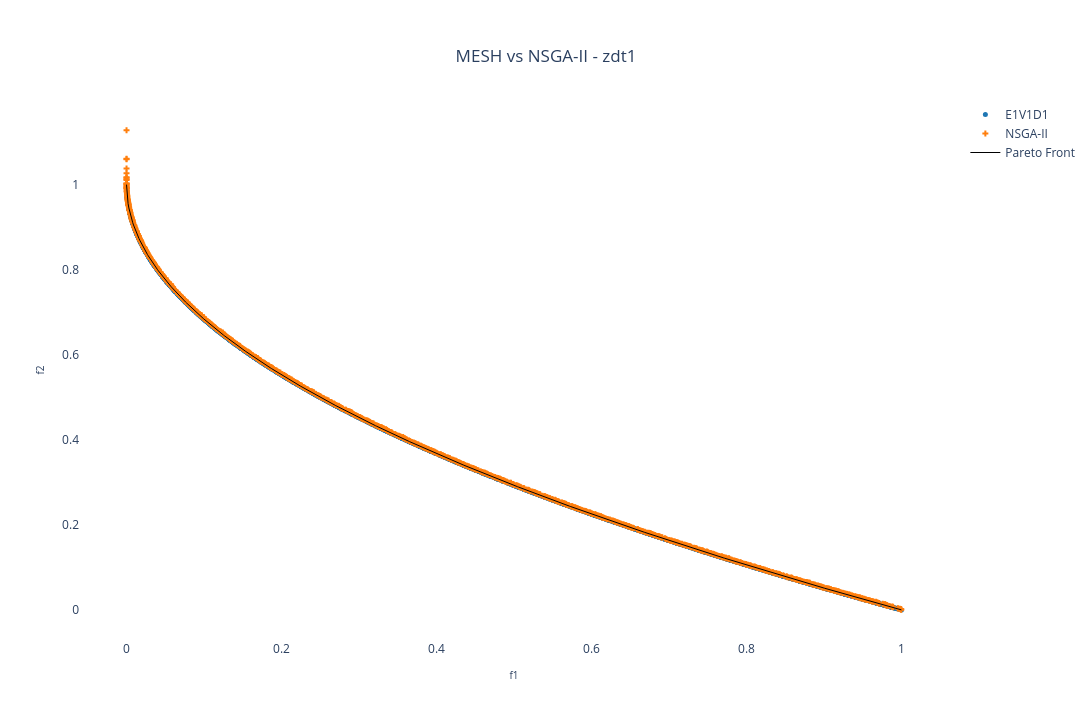

This figure's notebook cell:
### Markdown cell above
### MESH vs Pymoo 2D:

### Code cell
nsga2_result = pickle.load(open(f'../result/NSGA2_{experiment_name}.pkl', 'rb'))

# Creating a subplot
fig = go.Figure()

add_MESH = True
if(add_MESH):
    for i in range(num_dataset):
        fig.add_trace(pareto_front[i])

fig.add_trace(go.Scatter(x=nsga2_result['combined'][1][:,0], 
               y=nsga2_result['combined'][1][:,1],
               mode='markers', marker=dict(size=5, symbol=marker_symbols[(num_dataset + 1) % num_symbols], color=solid_colors[-1]),
               name="NSGA-II")
               )

# Plotting the Pareto front
real_pareto_front = get_pareto(experiment_name, n_pareto_points, position_dim, 2)
fig.add_trace(
	go.Scatter(x=real_pareto_front[:,0],
		y=real_pareto_front[:,1],
		mode='lines', line=dict(width=1, color='black'),
		name='Pareto Front',
		showlegend=(i==0)
		)
	)

# Setting layout
fig.update_layout(
    showlegend=True,
    xaxis=dict(title=dict(text='f1', font=dict(size=10))),
    yaxis=dict(title=dict(text='f2', font=dict(size=10))),
    title=dict(
        text='MESH vs NSGA-II - ' + experiment_name,
        x=0.5,  # Centering the title
        xanchor='center',
        yanchor='top'
    ),
    #margin=dict(l=0, r=0, b=0, t=0), # Rearrange the margin
    width=1520,   # Figure width (pixels)
    height=720,  # Figure height (pixels)
    paper_bgcolor="white",
    plot_bgcolor='white'
)

# Showing the figure
fig.show()

### Figure 1 — Plotly figure (JSON) as saved in the notebook; plotly's stock layout.template omitted (floating-point values rounded to 4 significant figures; data arrays with more than 128 entries replaced by an {"elided": "..."} marker saying what was removed)
{"data": [{"marker": {"color": "#1f77b4", "size": 5, "symbol": "circle"}, "mode": "markers", "name": "E1V1D1", "showlegend": true, "type": "scatter", "x": {"elided": "2843 float values"}, "y": {"elided": "2843 float values"}}, {"marker": {"color": "#ff7f0e", "size": 5, "symbol": "cross"}, "mode": "markers", "name": "NSGA-II", "type": "scatter", "x": {"elided": "1269 float values"}, "y": {"elided": "1269 float values"}}, {"line": {"color": "black", "width": 1}, "mode": "lines", "name": "Pareto Front", "showlegend": true, "type": "scatter", "x": {"elided": "1000 float values"}, "y": {"elided": "1000 float values"}}], "layout": {"height": 720, "paper_bgcolor": "white", "plot_bgcolor": "white", "showlegend": true, "title": {"text": "MESH vs NSGA-II - zdt1", "x": 0.5, "xanchor": "center", "yanchor": "top"}, "width": 1520, "xaxis": {"title": {"font": {"size": 10}, "text": "f1"}}, "yaxis": {"title": {"font": {"size": 10}, "text": "f2"}}}}
